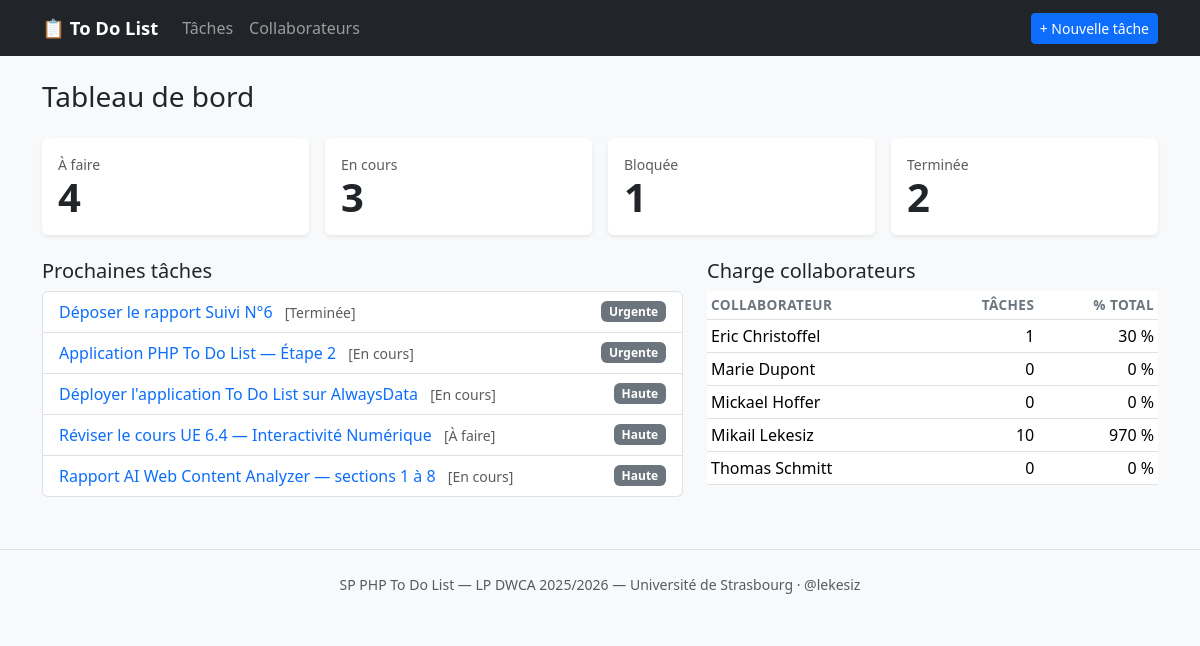
The page /public/index.php on the database its author committed.
### tables this page shows
CREATE TABLE `tache` (
  `idTache`            INT(11)        NOT NULL AUTO_INCREMENT,
  `idPriorite`         TINYINT(4)     NOT NULL DEFAULT 2,
  `idStatut`           TINYINT(4)     NOT NULL DEFAULT 1,
  `idCategorie`        TINYINT(4)     DEFAULT NULL,
  `titreTache`         VARCHAR(150)   NOT NULL,
  `descriptionTache`   TEXT,
  `dateCreation`       DATETIME       NOT NULL DEFAULT CURRENT_TIMESTAMP,
  `dateEcheance`       DATETIME       DEFAULT NULL,
  `completedAt`        DATETIME       DEFAULT NULL,
  `valideTache`        TINYINT(1)     NOT NULL DEFAULT 1,
  PRIMARY KEY (`idTache`),
  KEY `fk_tache_priorite`    (`idPriorite`),
  KEY `fk_tache_statut`      (`idStatut`),
  KEY `fk_tache_categorie`   (`idCategorie`),
  CONSTRAINT `fk_tache_priorite`  FOREIGN KEY (`idPriorite`)
    REFERENCES `priorite`(`idPriorite`)   ON DELETE RESTRICT ON UPDATE CASCADE,
  CONSTRAINT `fk_tache_statut`    FOREIGN KEY (`idStatut`)
    REFERENCES `statut`(`idStatut`)       ON DELETE RESTRICT ON UPDATE CASCADE,
  CONSTRAINT `fk_tache_categorie` FOREIGN KEY (`idCategorie`)
    REFERENCES `categorie`(`idCategorie`) ON DELETE SET NULL  ON UPDATE CASCADE
);

CREATE TABLE `statut` (
  `idStatut`        TINYINT(4)   NOT NULL AUTO_INCREMENT,
  `libelleStatut`   VARCHAR(30)  NOT NULL,
  `ordreAffichage`  TINYINT(4)   NOT NULL,
  PRIMARY KEY (`idStatut`)
);

CREATE TABLE `priorite` (
  `idPriorite`       TINYINT(4)   NOT NULL AUTO_INCREMENT,
  `libellePriorite`  VARCHAR(30)  NOT NULL,
  `niveauPriorite`   TINYINT(4)   NOT NULL,
  PRIMARY KEY (`idPriorite`)
);

CREATE TABLE `collaborateur` (
  `idCollaborateur`   INT(11)        NOT NULL AUTO_INCREMENT,
  `nomCollaborateur`  VARCHAR(80)    NOT NULL,
  PRIMARY KEY (`idCollaborateur`),
  UNIQUE KEY `uq_nomCollaborateur` (`nomCollaborateur`)
);

### src/controllers/HomeController.php (called while the page is built, shortened)
<?php
final class HomeController extends Controller
{
    public function index(): void
    {
        $counts    = Tache::countsByStatut();
        $workload  = Collaborateur::workload();
        $upcoming  = array_slice(Tache::all(), 0, 5);
        $this->render('home/index', [
            'counts'   => $counts,
            'workload' => $workload,
            'upcoming' => $upcoming,
        ], 'Tableau de bord');
    }
}

### src/Router.php (called while the page is built, shortened)
<?php
final class Router
{
    public function dispatch(): void
    {
        $route  = $_GET['r']  ?? 'home/index';
        $parts  = explode('/', trim($route, '/'));
        $action   = $parts[1] ?? 'index';
        $controller = new $controllerClass();
        try {
            $controller->$action();
        } catch (\Throwable $e) {
            $this->serverError($e);
        }
    }
}

### public/index.php (called while the page is built, shortened)
<?php
require __DIR__ . '/../src/autoload.php';
$config = require __DIR__ . '/../config/config.php';
$router = new \App\Router();
$router->dispatch();

### src/autoload.php (called while the page is built, shortened)
<?php
spl_autoload_register(function (string $class): void {
    $prefix = 'App\\';
    $relative = substr($class, strlen($prefix));
    $relative = str_replace('\\', '/', $relative);
    if (str_starts_with($relative, 'Models/')) {
        $file = __DIR__ . '/models/' . substr($relative, strlen('Models/')) . '.php';
    } elseif (str_starts_with($relative, 'Controllers/')) {
        $file = __DIR__ . '/controllers/' . substr($relative, strlen('Controllers/')) . '.php';
    } else {
        $file = __DIR__ . '/' . $relative . '.php';
    }
});

### config/config.php (called while the page is built, shortened)
<?php
$localFile = __DIR__ . '/config.local.php';
if (!function_exists('cfg_env')) {
    function cfg_env(string $key, $default = null) {
        $val = getenv($key);
        return ($val === false) ? $default : $val;
    }
}
return [
    'db' => [
        'host'     => cfg_env('DB_HOST',     'localhost'),
        'port'     => (int) cfg_env('DB_PORT', 3306),
        'dbname'   => cfg_env('DB_NAME',     'todoList'),
        'user'     => cfg_env('DB_USER',     'root'),
        'password' => cfg_env('DB_PASSWORD', 'root'),
        'charset'  => 'utf8mb4',
    ],
    'app' => [
        'name'      => cfg_env('APP_NAME', 'To Do List — SP PHP'),
        'base_url'  => cfg_env('APP_BASE_URL', '/todoList-app/public'),
        'timezone'  => cfg_env('APP_TIMEZONE', 'Europe/Paris'),
        'debug'     => filter_var(cfg_env('APP_DEBUG', 'true'), FILTER_VALIDATE_BOOLEAN),
    ],
];

### src/Database.php (called while the page is built, shortened)
<?php
final class Database
{
    private static ?PDO $instance = null;
    public static function getInstance(): PDO
    {
        if (self::$instance === null) {
            $config = require __DIR__ . '/../config/config.php';
            $db = $config['db'];
            $dsn = sprintf(
                'mysql:host=%s;port=%d;dbname=%s;charset=%s',
                $db['host'],
                $db['port'],
                $db['dbname'],
                $db['charset']
            );
            try {
                self::$instance = new PDO($dsn, $db['user'], $db['password'], [
                    PDO::ATTR_ERRMODE            => PDO::ERRMODE_EXCEPTION,
                    PDO::ATTR_DEFAULT_FETCH_MODE => PDO::FETCH_ASSOC,
                    PDO::ATTR_EMULATE_PREPARES   => false,
                ]);
            } catch (PDOException $e) {
                http_response_code(500);
                if (!empty($config['app']['debug'])) {
                    die('Erreur de connexion BDD : ' . htmlspecialchars($e->getMessage()));
                }
                die('Erreur de connexion à la base de données.');
            }
        }
        return self::$instance;
    }
}

### src/models/Tache.php (called while the page is built, shortened)
<?php
final class Tache
{
    public static function all(?string $filterStatut = null, ?string $search = null, int $page = 1, int $perPage = 20): array
    {
        $sql = "
            SELECT t.*,
                   p.libellePriorite, p.niveauPriorite,
                   s.libelleStatut,
                   c.libelleCategorie, c.couleurCategorie
            FROM tache t
            JOIN priorite p ON p.idPriorite = t.idPriorite
            JOIN statut   s ON s.idStatut    = t.idStatut
            LEFT JOIN categorie c ON c.idCategorie = t.idCategorie
            WHERE 1=1
        ";
        $params = [];
        $sql .= ' ORDER BY p.niveauPriorite DESC, t.dateEcheance ASC, t.dateCreation DESC';
        $page    = max(1, $page);
        $perPage = max(1, min(100, $perPage));
        $offset  = ($page - 1) * $perPage;
        $sql .= " LIMIT $perPage OFFSET $offset";
        $stmt = Database::getInstance()->prepare($sql);
        $stmt->execute($params);
        return $stmt->fetchAll();
    }
    public static function countsByStatut(): array
    {
        $rows = Database::getInstance()->query("
            SELECT s.libelleStatut AS lib, COUNT(t.idTache) AS n
            FROM statut s
            LEFT JOIN tache t ON t.idStatut = s.idStatut
            GROUP BY s.idStatut
            ORDER BY s.ordreAffichage
        ")->fetchAll();
        $out = [];
        foreach ($rows as $r) {
            $out[$r['lib']] = (int) $r['n'];
        }
        return $out;
    }
}

### src/models/Collaborateur.php (called while the page is built, shortened)
<?php
final class Collaborateur
{
    public static function workload(): array
    {
        return Database::getInstance()->query("
            SELECT c.idCollaborateur, c.nomCollaborateur,
                   COUNT(tc.idTache)                       AS nbTaches,
                   COALESCE(SUM(tc.pourcentageInvestissement), 0) AS investTotal
            FROM collaborateur c
            LEFT JOIN tache_collaborateur tc ON tc.idCollaborateur = c.idCollaborateur
            GROUP BY c.idCollaborateur
            ORDER BY c.nomCollaborateur
        ")->fetchAll();
    }
}

### views/home/index.php (the view)
<?php
$config = require __DIR__ . '/../../config/config.php';
$base = $config['app']['base_url'];
?>
<h1 class="h3 mb-4">Tableau de bord</h1>
<div class="row g-3 mb-4">
  <?php foreach ($counts as $lib => $n): ?>
    <div class="col-6 col-md-3">
      <div class="card shadow-sm">
        <div class="card-body">
          <div class="text-muted small"><?= htmlspecialchars($lib) ?></div>
          <div class="display-6 fw-bold"><?= (int) $n ?></div>
        </div>
      </div>
    </div>
  <?php endforeach; ?>
</div>
<div class="row g-4">
  <div class="col-md-7">
    <h2 class="h5">Prochaines tâches</h2>
    <?php if (empty($upcoming)): ?>
      <p class="text-muted">Aucune tâche pour le moment.</p>
    <?php else: ?>
      <ul class="list-group">
        <?php foreach ($upcoming as $t): ?>
          <li class="list-group-item d-flex justify-content-between align-items-center">
            <span>
              <a href="<?= $base ?>/?r=tache/show&id=<?= (int)$t['idTache'] ?>" class="text-decoration-none">
                <?= htmlspecialchars($t['titreTache']) ?>
              </a>
              <small class="text-muted ms-2">[<?= htmlspecialchars($t['libelleStatut']) ?>]</small>
            </span>
            <span class="badge text-bg-secondary"><?= htmlspecialchars($t['libellePriorite']) ?></span>
          </li>
        <?php endforeach; ?>
      </ul>
    <?php endif; ?>
  </div>
  <div class="col-md-5">
    <h2 class="h5">Charge collaborateurs</h2>
    <?php if (empty($workload)): ?>
      <p class="text-muted">Pas encore de collaborateurs.</p>
    <?php else: ?>
      <table class="table table-sm">
        <thead><tr><th>Collaborateur</th><th class="text-end">Tâches</th><th class="text-end">% total</th></tr></thead>
        <tbody>
          <?php foreach ($workload as $w): ?>
            <tr>
              <td><?= htmlspecialchars($w['nomCollaborateur']) ?></td>
              <td class="text-end"><?= (int) $w['nbTaches'] ?></td>
              <td class="text-end"><?= (int) $w['investTotal'] ?> %</td>
            </tr>
          <?php endforeach; ?>
        </tbody>
      </table>
    <?php endif; ?>
  </div>
</div>

### views/layout/header.php (shortened to what this page needs)
<?php
$config = require __DIR__ . '/../../config/config.php';
$base = $config['app']['base_url'];
?><!DOCTYPE html>
<html lang="fr">
<head>
  <link rel="stylesheet" href="https://cdn.jsdelivr.net/npm/bootstrap@5.3.3/dist/css/bootstrap.min.css">
  <link rel="stylesheet" href="<?= htmlspecialchars($base) ?>/assets/css/style.css">
</head>
<body>
<nav class="navbar navbar-expand-lg navbar-dark bg-dark mb-4">
  <div class="container">
    <a class="navbar-brand fw-bold" href="<?= $base ?>/?r=home/index">📋 To Do List</a>
    <div class="collapse navbar-collapse" id="nav">
      <ul class="navbar-nav me-auto">
        <li class="nav-item"><a class="nav-link" href="<?= $base ?>/?r=tache/index">Tâches</a></li>
        <li class="nav-item"><a class="nav-link" href="<?= $base ?>/?r=collaborateur/index">Collaborateurs</a></li>
      </ul>
      <a class="btn btn-primary btn-sm" href="<?= $base ?>/?r=tache/create">+ Nouvelle tâche</a>
    </div>
  </div>
</nav>
<main class="container pb-5">

### src/Controller.php (shortened to what this page needs)
<?php
abstract class Controller
{
    protected function render(string $view, array $data = [], ?string $title = null): void
    {
        extract($data, EXTR_SKIP);
        require __DIR__ . '/../views/' . $view . '.php';
        $content = ob_get_clean();
        require __DIR__ . '/../views/layout/header.php';
        echo $content;
        require __DIR__ . '/../views/layout/footer.php';
    }
}

### views/layout/footer.php (shortened to what this page needs)
</main>
<footer class="text-center text-muted small py-4 border-top">
  SP PHP To Do List — LP DWCA 2025/2026 — Université de Strasbourg ·
  <a href="https://github.com/lekesiz" class="text-decoration-none">@lekesiz</a>
</footer>
</body>
</html>

### public/assets/css/style.css (style rules this page uses)
body { background: #f8f9fa; }
.navbar-brand { font-size: 1.15rem; }
.display-6 { line-height: 1.1; }
.table thead th { font-weight: 600; font-size: .85rem; text-transform: uppercase; color:#6c757d; letter-spacing: .03em; }
.card { border: 0; box-shadow: 0 1px 2px rgba(0,0,0,.05); }
footer a { color: inherit; }

### rows shown on the page
tache: titreTache "Déposer le rapport Suivi N°6", idStatut.libelleStatut "Terminée", idPriorite.libellePriorite "Urgente"
tache: titreTache "Application PHP To Do List — Étape 2", idStatut.libelleStatut "En cours", idPriorite.libellePriorite "Urgente"
tache: titreTache "Déployer l'application To Do List sur AlwaysData", idStatut.libelleStatut "En cours", idPriorite.libellePriorite "Haute"
tache: titreTache "Réviser le cours UE 6.4 — Interactivité Numérique", idStatut.libelleStatut "À faire", idPriorite.libellePriorite "Haute"
tache: titreTache "Rapport AI Web Content Analyzer — sections 1 à 8", idStatut.libelleStatut "En cours", idPriorite.libellePriorite "Haute"
collaborateur: nomCollaborateur "Eric Christoffel", nbTaches "1", investTotal "30"
collaborateur: nomCollaborateur "Marie Dupont", nbTaches "0", investTotal "0"
collaborateur: nomCollaborateur "Mickael Hoffer", nbTaches "0", investTotal "0"
collaborateur: nomCollaborateur "Mikail Lekesiz", nbTaches "10", investTotal "970"
collaborateur: nomCollaborateur "Thomas Schmitt", nbTaches "0", investTotal "0"

### other values the page prints
$lib "À faire"
$n "4"
$lib "En cours"
$n "3"
$lib "Bloquée"
$n "1"
$lib "Terminée"
$n "2"
